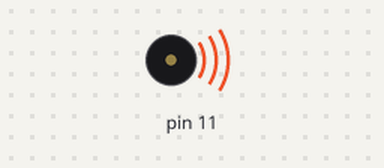
A sketch run on a simulated Arduino Uno, built with avr-gcc and run on an emulated ATmega328P. Parts: buzzer (waves = sounding).

Above: at 1.9 s.
At 2.6 s:
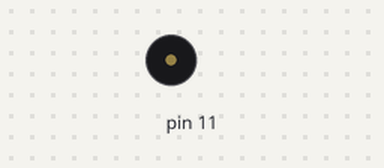
Timing chart, 0 to 7.4 s (numbered marks = the images above):
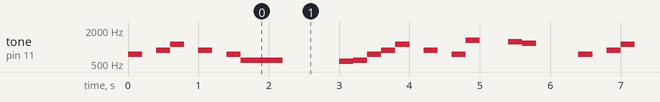

The sketch:

buzzer.ino
```cpp
#include "pitches.h"
// notes in the melody:
//int melody[] = {
//NOTE_C5, NOTE_D5, NOTE_E5, NOTE_F5, NOTE_G5, NOTE_A5, NOTE_B5, NOTE_C6};
int melody[] = {NOTE_FS5, NOTE_A5, NOTE_CS6, 0, NOTE_A5, 0, NOTE_FS5, NOTE_D5, NOTE_D5, NOTE_D5, 0, NOTE_CS5, NOTE_D5, NOTE_FS5, NOTE_A5, NOTE_CS6, 0, NOTE_A5, 0, NOTE_FS5, NOTE_E6, NOTE_DS6, NOTE_D6};
/*int melody[] =
{NOTE_E6, NOTE_DS6,
NOTE_E6, NOTE_DS6, NOTE_E6, NOTE_B5, NOTE_D6, NOTE_C6,
NOTE_A5, 0, 0, NOTE_C5, NOTE_E5, NOTE_A5,
NOTE_B5, 0, 0, NOTE_E5, NOTE_GS5, NOTE_B5,
NOTE_C6, 0, 0, NOTE_E5, NOTE_E6, NOTE_DS6,
NOTE_E6, NOTE_DS6, NOTE_E6, NOTE_B5, NOTE_D6, NOTE_C6,
NOTE_A5, 0, 0, NOTE_C5, NOTE_E5, NOTE_A5,
NOTE_B5, 0, 0, NOTE_D5, NOTE_C6, NOTE_B5,
NOTE_A5
};*/
int dur[] = {2, 1, 1, 1, 1, 1, 1, 1, 1, 1, 4, 1, 1, 1, 1, 1, 1, 1, 1, 1, 3, 1, 2};
int duration = 100; // 500 milliseconds
size_t size = sizeof(melody)/sizeof(melody[0]);
void setup() {
}
void loop() {

  for (int thisNote = 0; thisNote < size; thisNote++) {
  // pin8 output the voice, every scale is 0.5 sencond
  tone(11, melody[thisNote], 200);
  // Output the voice after several minutes
  delay(dur[thisNote]*200);
  //delay(250);
  }
  // restart after two seconds
  delay (400);
}
```

pitches.h
```cpp
#define NOTE_B0  31
#define NOTE_C1  33
#define NOTE_CS1 35
#define NOTE_D1  37
#define NOTE_DS1 39
#define NOTE_E1  41
#define NOTE_F1  44
#define NOTE_FS1 46
#define NOTE_G1  49
#define NOTE_GS1 52
#define NOTE_A1  55
#define NOTE_AS1 58
#define NOTE_B1  62
#define NOTE_C2  65
#define NOTE_CS2 69
#define NOTE_D2  73
#define NOTE_DS2 78
#define NOTE_E2  82
#define NOTE_F2  87
#define NOTE_FS2 93
#define NOTE_G2  98
#define NOTE_GS2 104
#define NOTE_A2  110
#define NOTE_AS2 117
#define NOTE_B2  123
#define NOTE_C3  131
#define NOTE_CS3 139
#define NOTE_D3  147
#define NOTE_DS3 156
#define NOTE_E3  165
#define NOTE_F3  175
#define NOTE_FS3 185
#define NOTE_G3  196
#define NOTE_GS3 208
#define NOTE_A3  220
#define NOTE_AS3 233
#define NOTE_B3  247
#define NOTE_C4  262
#define NOTE_CS4 277
#define NOTE_D4  294
#define NOTE_DS4 311
#define NOTE_E4  330
#define NOTE_F4  349
#define NOTE_FS4 370
#define NOTE_G4  392
#define NOTE_GS4 415
#define NOTE_A4  440
#define NOTE_AS4 466
#define NOTE_B4  494
#define NOTE_C5  523
#define NOTE_CS5 554
#define NOTE_D5  587
#define NOTE_DS5 622
#define NOTE_E5  659
#define NOTE_F5  698
#define NOTE_FS5 740
#define NOTE_G5  784
#define NOTE_GS5 831
#define NOTE_A5  880
#define NOTE_AS5 932
#define NOTE_B5  988
#define NOTE_C6  1047
#define NOTE_CS6 1109
#define NOTE_D6  1175
#define NOTE_DS6 1245
#define NOTE_E6  1319
#define NOTE_F6  1397
#define NOTE_FS6 1480
#define NOTE_G6  1568
#define NOTE_GS6 1661
#define NOTE_A6  1760
#define NOTE_AS6 1865
#define NOTE_B6  1976
#define NOTE_C7  2093
#define NOTE_CS7 2217
#define NOTE_D7  2349
#define NOTE_DS7 2489
#define NOTE_E7  2637
#define NOTE_F7  2794
#define NOTE_FS7 2960
#define NOTE_G7  3136
#define NOTE_GS7 3322
#define NOTE_A7  3520
#define NOTE_AS7 3729
#define NOTE_B7  3951
#define NOTE_C8  4186
#define NOTE_CS8 4435
#define NOTE_D8  4699
#define NOTE_DS8 4978
```

Measured:
- by itself, tone on pin 11: plays 740 Hz for 0.20 s, 880 Hz for 0.20 s, 1109 Hz for 0.20 s, 880 Hz for 0.20 s, 740 Hz for 0.20 s, 587 Hz for 0.60 s … (326 notes in this stretch)
